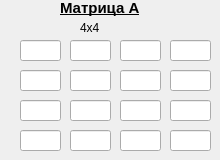
   <widget class="QWidget" name="tabWidgetPage2">
    <attribute name="title">
     <string>4х4</string>
    </attribute>
    <widget class="QLabel" name="label_4">
     <property name="geometry">
      <rect>
       <x>80</x>
       <y>20</y>
       <width>21</width>
       <height>16</height>
      </rect>
     </property>
     <property name="text">
      <string>4х4</string>
     </property>
    </widget>
    <widget class="QLabel" name="label_5">
     <property name="geometry">
      <rect>
       <x>60</x>
       <y>0</y>
       <width>91</width>
       <height>16</height>
      </rect>
     </property>
     <property name="font">
      <font>
       <family>Arial</family>
       <pointsize>11</pointsize>
       <weight>75</weight>
       <bold>true</bold>
       <underline>true</underline>
      </font>
     </property>
     <property name="text">
      <string>Матрица А</string>
     </property>
    </widget>
    <widget class="QLineEdit" name="lineEdit_14">
     <property name="geometry">
      <rect>
       <x>20</x>
       <y>40</y>
       <width>41</width>
       <height>21</height>
      </rect>
     </property>
     <property name="font">
      <font>
       <family>a_LCDNova</family>
      </font>
     </property>
    </widget>
    <widget class="QLineEdit" name="lineEdit_15">
     <property name="geometry">
      <rect>
       <x>70</x>
       <y>40</y>
       <width>41</width>
       <height>21</height>
      </rect>
     </property>
     <property name="font">
      <font>
       <family>a_LCDNova</family>
      </font>
     </property>
    </widget>
    <widget class="QLineEdit" name="lineEdit_16">
     <property name="geometry">
      <rect>
       <x>120</x>
       <y>40</y>
       <width>41</width>
       <height>21</height>
      </rect>
     </property>
     <property name="font">
      <font>
       <family>a_LCDNova</family>
      </font>
     </property>
    </widget>
    <widget class="QLineEdit" name="lineEdit_17">
     <property name="geometry">
      <rect>
       <x>170</x>
       <y>40</y>
       <width>41</width>
       <height>21</height>
      </rect>
     </property>
     <property name="font">
      <font>
       <family>a_LCDNova</family>
      </font>
     </property>
    </widget>
    <widget class="QLineEdit" name="lineEdit_18">
     <property name="geometry">
      <rect>
       <x>20</x>
       <y>70</y>
       <width>41</width>
       <height>21</height>
      </rect>
     </property>
     <property name="font">
      <font>
       <family>a_LCDNova</family>
      </font>
     </property>
    </widget>
    <widget class="QLineEdit" name="lineEdit_19">
     <property name="geometry">
      <rect>
       <x>70</x>
       <y>70</y>
       <width>41</width>
       <height>21</height>
      </rect>
     </property>
     <property name="font">
      <font>
       <family>a_LCDNova</family>
      </font>
     </property>
    </widget>
    <widget class="QLineEdit" name="lineEdit_20">
     <property name="geometry">
      <rect>
       <x>120</x>
       <y>70</y>
       <width>41</width>
       <height>21</height>
      </rect>
     </property>
     <property name="font">
      <font>
       <family>a_LCDNova</family>
      </font>
     </property>
    </widget>
    <widget class="QLineEdit" name="lineEdit_21">
     <property name="geometry">
      <rect>
       <x>170</x>
       <y>70</y>
       <width>41</width>
       <height>21</height>
      </rect>
     </property>
     <property name="font">
      <font>
       <family>a_LCDNova</family>
      </font>
     </property>
    </widget>
    <widget class="QLineEdit" name="lineEdit_22">
     <property name="geometry">
      <rect>
       <x>20</x>
       <y>100</y>
       <width>41</width>
       <height>21</height>
      </rect>
     </property>
     <property name="font">
      <font>
       <family>a_LCDNova</family>
      </font>
     </property>
    </widget>
    <widget class="QLineEdit" name="lineEdit_23">
     <property name="geometry">
      <rect>
       <x>70</x>
       <y>100</y>
       <width>41</width>
       <height>21</height>
      </rect>
     </property>
     <property name="font">
      <font>
       <family>a_LCDNova</family>
      </font>
     </property>
    </widget>
    <widget class="QLineEdit" name="lineEdit_24">
     <property name="geometry">
      <rect>
       <x>120</x>
       <y>100</y>
       <width>41</width>
       <height>21</height>
      </rect>
     </property>
     <property name="font">
      <font>
       <family>a_LCDNova</family>
      </font>
     </property>
    </widget>
    <widget class="QLineEdit" name="lineEdit_25">
     <property name="geometry">
      <rect>
       <x>170</x>
       <y>100</y>
       <width>41</width>
       <height>21</height>
      </rect>
     </property>
     <property name="font">
      <font>
       <family>a_LCDNova</family>
      </font>
     </property>
    </widget>
    <widget class="QLineEdit" name="lineEdit_26">
     <property name="geometry">
      <rect>
       <x>20</x>
       <y>130</y>
       <width>41</width>
       <height>21</height>
      </rect>
     </property>
     <property name="font">
      <font>
       <family>a_LCDNova</family>
      </font>
     </property>
    </widget>
    <widget class="QLineEdit" name="lineEdit_27">
     <property name="geometry">
      <rect>
       <x>70</x>
       <y>130</y>
       <width>41</width>
       <height>21</height>
      </rect>
     </property>
     <property name="font">
      <font>
       <family>a_LCDNova</family>
      </font>
     </property>
    </widget>
    <widget class="QLineEdit" name="lineEdit_28">
     <property name="geometry">
      <rect>
       <x>120</x>
       <y>130</y>
       <width>41</width>
       <height>21</height>
      </rect>
     </property>
     <property name="font">
      <font>
       <family>a_LCDNova</family>
      </font>
     </property>
    </widget>
    <widget class="QLineEdit" name="lineEdit_29">
     <property name="geometry">
      <rect>
       <x>170</x>
       <y>130</y>
       <width>41</width>
       <height>21</height>
      </rect>
     </property>
     <property name="font">
      <font>
       <family>a_LCDNova</family>
      </font>
     </property>
    </widget>
   </widget>
